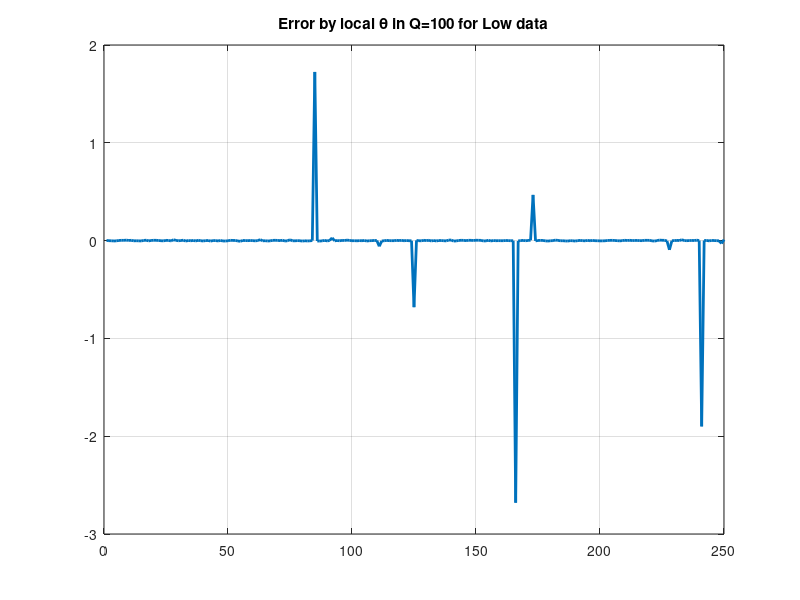
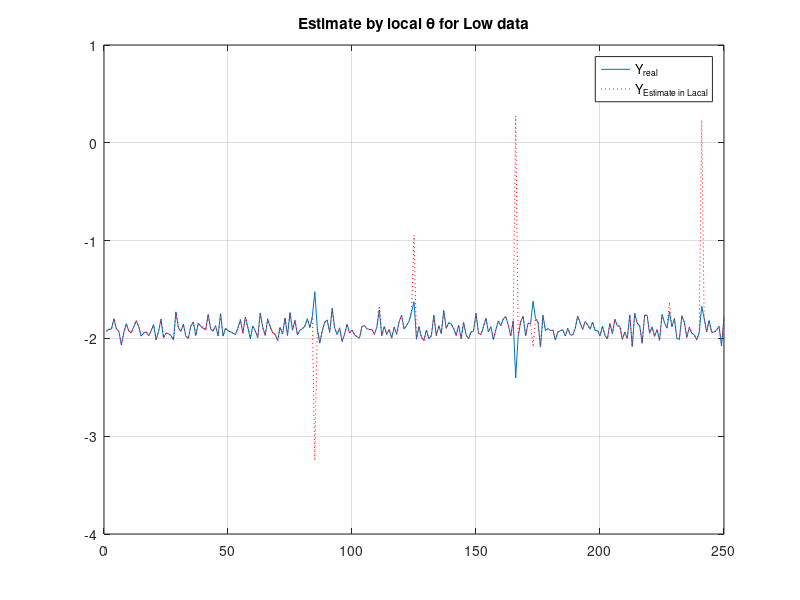
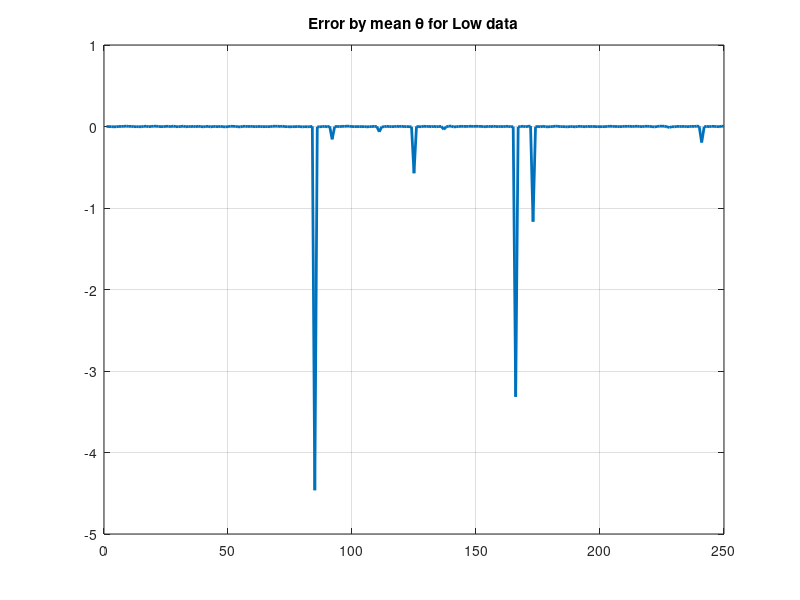

Write MATLAB code to recreate these figures, in order. (Note: this script raises an error after producing the figures.)
close all;clear all;clc
format long
%% Load Data
load data
%% 
y_Low=data(:,3);
y_Medium=data(:,4);
y_High=data(:,5);
u_Low=data(:,1);
u_Medium=data(:,1);
u_High=data(:,1);

% data=sortrows(data);
% Num=randperm(1000);
%% Switch data
Switch={'Low';'Medium';'High'};
for K=1:length(Switch)
    %% import 'Low' 'Medium' 'High'
u=sort((eval(strcat('u_',Switch{K}))));
y=sort((eval(strcat('y_',Switch{K}))));
data=sortrows(data);
Num=randperm(1000);
    u=u(Num);
    y=y(Num);
%% 
u_n=u;
y_n=(y-min(y))/(max(y)-min(y));    %  Normal y =>    [0 1] 
 chioce_percent=0.8;
 Choice=find(u_n<=chioce_percent);
 u_ch=u(Choice);
 y_ch=y(Choice);
 rand_choice=randperm(length(Choice));
 u_ch=u_ch(rand_choice);
 y_ch=y_ch(rand_choice);

%% Divide Data
Q=100;
Q1=floor(length(u_ch)/10);
n=10;
Percent=0.75;  %  =>   75%    =>  Train:=75  Test:=25
Reg=8;  % => [1 u u^2 ... u^8]
U_Test_all=[];
U_Test_m=[];
temp=[];
for i=1:n
    %% 
    ud{i}=u((i-1)*Q+1:(i*Q));
    yd{i}=y((i-1)*Q+1:(i*Q));
    ud_ch{i}=u_ch((i-1)*Q1+1:(i*Q1));
    yd_ch{i}=y_ch((i-1)*Q1+1:(i*Q1));
    %% Test & Train
    u_Train{i}=ud_ch{i}(1:ceil(Percent*length(ud{i})));
    u_Test{i}=ud{i}(ceil(Percent*length(ud{i}))+1:end);
    y_Train{i}=yd_ch{i}(1:ceil(Percent*length(yd{i})));
    y_Test{i}=yd{i}(ceil(Percent*length(yd{i}))+1:end);
    U=[];
    for k=0:Reg
        U=[U (u_Train{i}).^k];
    end
    Y=y_Train{i};
    %% LS Algorithm 
    theta_save{i}=U\Y;
    %% 
    U_Test_all=[U_Test_all (u_Test{i})];
    U_Test_m=[U_Test_m;(u_Test{i})];
    temp=[temp;(y_Test{i})];
end
Y=temp;
theta=mean(cell2mat(theta_save),2)
Y_hat=[];
for i=1:n
%% matrix U for local u_Test 
U=[];
    for k=0:Reg
        U=[U U_Test_all(:,i).^k];
    end
            Y_hat=[Y_hat;U*theta_save{i}];
            Y_hat_save{i}=U*theta_save{i};
end
%% matrix U for all u_Test 
U_m=[];
    for k=0:Reg
        U_m=[U_m U_Test_m.^k];
    end
    Y_hat_m=U_m*theta;
%% plot the result 
%% Local theta
figure
plot(Y-Y_hat,'linewidth',2)
disp(sprintf('Error_local theta=%d',(Y-Y_hat)'*(Y-Y_hat)));
title(sprintf('Error by local %s in Q=%d for %s data','\theta',Q,Switch{K}))
grid on
figure
plot(Y)
hold on
plot(Y_hat,':r')
legend('Y_{real}','Y_{Estimate in Lacal}')
title(sprintf('Estimate by local %s for %s data','\theta',Switch{K}))
grid on

%% Mean theta
figure
plot(Y-Y_hat_m,'linewidth',2)
disp(sprintf('Error_mean theta=%d',(Y-Y_hat_m)'*(Y-Y_hat_m)));
title(sprintf('Error by mean %s for %s data','\theta',Switch{K}))
grid on
figure
crosscorr(Y-Y_hat_m,Y-Y_hat_m)
title(sprintf('Cross correlation Error by mean %s for %s data',' \theta',Switch{K}))
grid on
figure
plot(Y)
hold on
plot(Y_hat_m,':r')
legend('Y_{real}','Y_{Estimate by mean \theta}')
title(sprintf('Estimate by mean %s for %s data','\theta',Switch{K}))
grid on
%%
%%  Data fo plot Error bar
    Y_hat=[];
    UU=sort(U_Test_all,1);   % for plot E.B. we need to sort the data
for i=1:n
%% matrix U for local u_Test 
U=[];
    for k=0:Reg
        U=[U UU(:,i).^k];
    end
            Y_hat_save_EB{i}=U*theta_save{i};
end
Mean=mean(cell2mat(Y_hat_save_EB),2);   % mean Local Y_hat
Delta = std(cell2mat(Y_hat_save_EB),0,2);   %  +- sigma
%% Normal the data 
 x=mean(mapminmax(UU',0,1),1);
 %% plot
figure
plot(x,Mean,'r','linewidth',1.5)
hold on
plot(x,Mean+Delta,':k','linewidth',1.5)
hold on
plot(x,Mean-Delta,':b','linewidth',1.5)
grid on
title(sprintf('Error Bar : choice %s data from [0 0.8]',Switch{K}))
legend('y-hat_{mean}','y-hat_{mean}+\sigma_y','y-hat_{mean}-\sigma_y','Location','SouthEast')
end